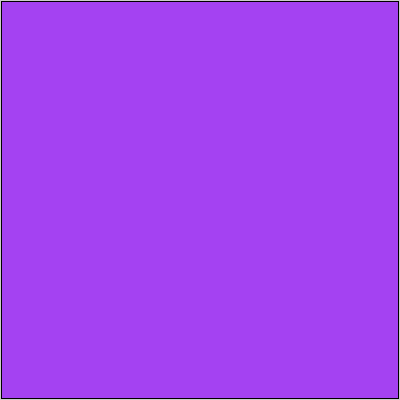
Frame 1 (no input)
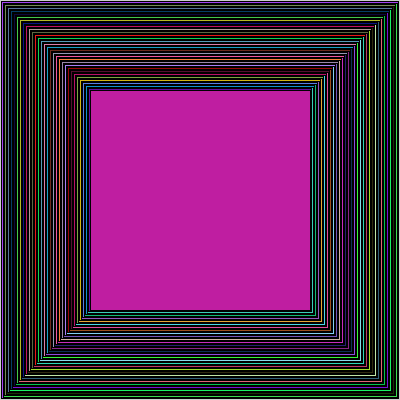
Frame 60 (the mouse pressed at the canvas centre just before this capture)
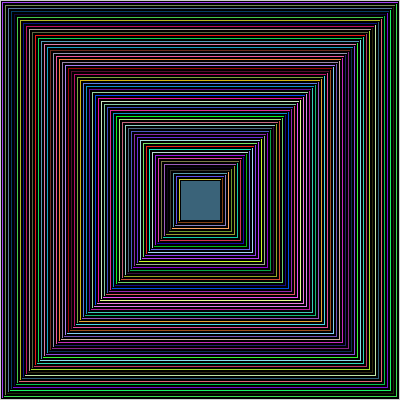
Frame 120 (the mouse held since frame 60 and released just before this capture)

The Processing sketch that drew these frames (run headless with seeded random() and noise(); from frame 60 on, the mouse is pressed at the canvas centre):

// Processing sketch: sketch_19_deep_square_
// ── sketch_19_deep_square_.pde
void setup() {
  size(400, 400);
  rectMode(CENTER);
}
int size = 400;
void draw() {
  size= size - 3;
  fill(random(0,255),random(0,255),random(0,255));
  rect(200,200,size,size);
  if (size <= 0){
    size = 400 ;
  }
}
